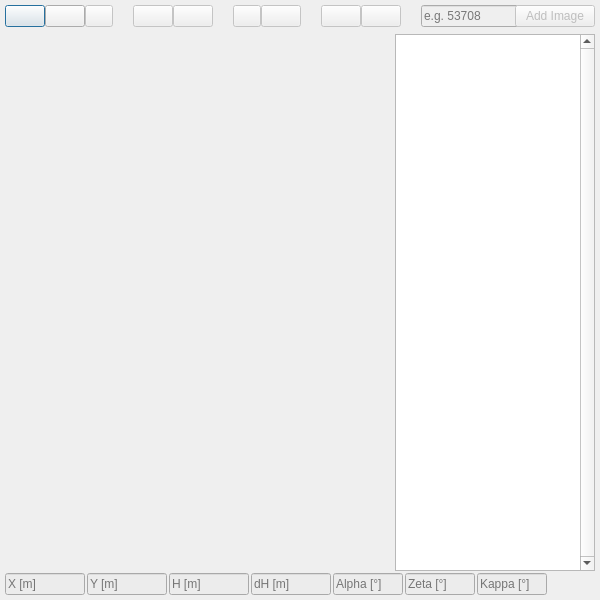
<?xml version="1.0" encoding="UTF-8"?>
<ui version="4.0">
 <class>MonoPlotDialogBase</class>
 <widget class="QDialog" name="MonoPlotDialogBase">
  <property name="enabled">
   <bool>true</bool>
  </property>
  <property name="geometry">
   <rect>
    <x>0</x>
    <y>0</y>
    <width>600</width>
    <height>600</height>
   </rect>
  </property>
  <property name="minimumSize">
   <size>
    <width>600</width>
    <height>600</height>
   </size>
  </property>
  <property name="contextMenuPolicy">
   <enum>Qt::DefaultContextMenu</enum>
  </property>
  <property name="windowTitle">
   <string>SEHAG Monoplot</string>
  </property>
  <property name="windowIcon">
   <iconset>
    <normaloff>:/plugins/monoplot/gfx/icon/icon.png</normaloff>:/plugins/monoplot/gfx/icon/icon.png</iconset>
  </property>
  <layout class="QVBoxLayout" name="verticalLayout">
   <property name="spacing">
    <number>2</number>
   </property>
   <property name="leftMargin">
    <number>5</number>
   </property>
   <property name="topMargin">
    <number>5</number>
   </property>
   <property name="rightMargin">
    <number>5</number>
   </property>
   <property name="bottomMargin">
    <number>5</number>
   </property>
   <item>
    <layout class="QHBoxLayout" name="horizontalLayout_2">
     <property name="spacing">
      <number>0</number>
     </property>
     <item>
      <widget class="QPushButton" name="btn_new">
       <property name="toolTip">
        <string>Create new project</string>
       </property>
       <property name="statusTip">
        <string/>
       </property>
       <property name="whatsThis">
        <string/>
       </property>
       <property name="text">
        <string/>
       </property>
       <property name="icon">
        <iconset resource="../resources.qrc">
         <normaloff>:/newPrefix/gfx/icon/mActionFileNew.png</normaloff>:/newPrefix/gfx/icon/mActionFileNew.png</iconset>
       </property>
      </widget>
     </item>
     <item>
      <widget class="QPushButton" name="btn_load">
       <property name="toolTip">
        <string>Load project</string>
       </property>
       <property name="whatsThis">
        <string/>
       </property>
       <property name="accessibleName">
        <string/>
       </property>
       <property name="text">
        <string/>
       </property>
       <property name="icon">
        <iconset resource="../resources.qrc">
         <normaloff>:/newPrefix/gfx/icon/mActionFileOpen.png</normaloff>:/newPrefix/gfx/icon/mActionFileOpen.png</iconset>
       </property>
      </widget>
     </item>
     <item>
      <widget class="QPushButton" name="btn_add_images">
       <property name="enabled">
        <bool>false</bool>
       </property>
       <property name="maximumSize">
        <size>
         <width>28</width>
         <height>24</height>
        </size>
       </property>
       <property name="text">
        <string/>
       </property>
       <property name="icon">
        <iconset resource="../resources.qrc">
         <normaloff>:/newPrefix/gfx/icon/mActionAddImage.png</normaloff>:/newPrefix/gfx/icon/mActionAddImage.png</iconset>
       </property>
       <property name="iconSize">
        <size>
         <width>20</width>
         <height>20</height>
        </size>
       </property>
      </widget>
     </item>
     <item>
      <spacer name="horizontalSpacer_3">
       <property name="orientation">
        <enum>Qt::Horizontal</enum>
       </property>
       <property name="sizeType">
        <enum>QSizePolicy::Fixed</enum>
       </property>
       <property name="sizeHint" stdset="0">
        <size>
         <width>20</width>
         <height>20</height>
        </size>
       </property>
      </spacer>
     </item>
     <item>
      <widget class="QPushButton" name="btn_pan">
       <property name="enabled">
        <bool>false</bool>
       </property>
       <property name="text">
        <string/>
       </property>
       <property name="icon">
        <iconset resource="../resources.qrc">
         <normaloff>:/newPrefix/gfx/icon/mActionPan.png</normaloff>:/newPrefix/gfx/icon/mActionPan.png</iconset>
       </property>
       <property name="checkable">
        <bool>true</bool>
       </property>
       <property name="checked">
        <bool>false</bool>
       </property>
      </widget>
     </item>
     <item>
      <widget class="QPushButton" name="btn_extent">
       <property name="enabled">
        <bool>false</bool>
       </property>
       <property name="text">
        <string/>
       </property>
       <property name="icon">
        <iconset resource="../resources.qrc">
         <normaloff>:/newPrefix/gfx/icon/mActionZoomFullExtent.png</normaloff>:/newPrefix/gfx/icon/mActionZoomFullExtent.png</iconset>
       </property>
      </widget>
     </item>
     <item>
      <spacer name="horizontalSpacer_4">
       <property name="orientation">
        <enum>Qt::Horizontal</enum>
       </property>
       <property name="sizeType">
        <enum>QSizePolicy::Fixed</enum>
       </property>
       <property name="sizeHint" stdset="0">
        <size>
         <width>20</width>
         <height>20</height>
        </size>
       </property>
      </spacer>
     </item>
     <item>
      <widget class="QPushButton" name="btn_oritool">
       <property name="enabled">
        <bool>false</bool>
       </property>
       <property name="maximumSize">
        <size>
         <width>28</width>
         <height>24</height>
        </size>
       </property>
       <property name="text">
        <string/>
       </property>
       <property name="icon">
        <iconset resource="../resources.qrc">
         <normaloff>:/newPrefix/gfx/icon/mActionCapturePoint.png</normaloff>:/newPrefix/gfx/icon/mActionCapturePoint.png</iconset>
       </property>
       <property name="checkable">
        <bool>true</bool>
       </property>
      </widget>
     </item>
     <item>
      <spacer name="horizontalSpacer">
       <property name="orientation">
        <enum>Qt::Horizontal</enum>
       </property>
       <property name="sizeType">
        <enum>QSizePolicy::Maximum</enum>
       </property>
       <property name="sizeHint" stdset="0">
        <size>
         <width>20</width>
         <height>20</height>
        </size>
       </property>
      </spacer>
     </item>
     <item>
      <widget class="QPushButton" name="btn_monotool">
       <property name="enabled">
        <bool>false</bool>
       </property>
       <property name="toolTip">
        <string>Add new polyline</string>
       </property>
       <property name="text">
        <string/>
       </property>
       <property name="icon">
        <iconset resource="../resources.qrc">
         <normaloff>:/newPrefix/gfx/icon/mActionAddPolyline.png</normaloff>:/newPrefix/gfx/icon/mActionAddPolyline.png</iconset>
       </property>
       <property name="checkable">
        <bool>true</bool>
       </property>
       <property name="checked">
        <bool>false</bool>
       </property>
      </widget>
     </item>
     <item>
      <spacer name="horizontalSpacer_6">
       <property name="orientation">
        <enum>Qt::Horizontal</enum>
       </property>
       <property name="sizeType">
        <enum>QSizePolicy::Fixed</enum>
       </property>
       <property name="sizeHint" stdset="0">
        <size>
         <width>20</width>
         <height>20</height>
        </size>
       </property>
      </spacer>
     </item>
     <item>
      <widget class="QPushButton" name="btn_select">
       <property name="enabled">
        <bool>false</bool>
       </property>
       <property name="text">
        <string/>
       </property>
       <property name="icon">
        <iconset resource="../resources.qrc">
         <normaloff>:/newPrefix/gfx/icon/mActionSelectRectangle.png</normaloff>:/newPrefix/gfx/icon/mActionSelectRectangle.png</iconset>
       </property>
       <property name="checkable">
        <bool>true</bool>
       </property>
      </widget>
     </item>
     <item>
      <widget class="QPushButton" name="btn_vertex">
       <property name="enabled">
        <bool>false</bool>
       </property>
       <property name="text">
        <string/>
       </property>
       <property name="icon">
        <iconset resource="../resources.qrc">
         <normaloff>:/newPrefix/gfx/icon/mActionVertexToolActiveLayer.png</normaloff>:/newPrefix/gfx/icon/mActionVertexToolActiveLayer.png</iconset>
       </property>
       <property name="checkable">
        <bool>true</bool>
       </property>
      </widget>
     </item>
     <item>
      <spacer name="verticalSpacer_3">
       <property name="orientation">
        <enum>Qt::Vertical</enum>
       </property>
       <property name="sizeType">
        <enum>QSizePolicy::Fixed</enum>
       </property>
       <property name="sizeHint" stdset="0">
        <size>
         <width>20</width>
         <height>20</height>
        </size>
       </property>
      </spacer>
     </item>
     <item>
      <spacer name="horizontalSpacer_2">
       <property name="orientation">
        <enum>Qt::Horizontal</enum>
       </property>
       <property name="sizeHint" stdset="0">
        <size>
         <width>30</width>
         <height>20</height>
        </size>
       </property>
      </spacer>
     </item>
     <item>
      <widget class="QLineEdit" name="line_id">
       <property name="enabled">
        <bool>false</bool>
       </property>
       <property name="sizePolicy">
        <sizepolicy hsizetype="Fixed" vsizetype="Fixed">
         <horstretch>0</horstretch>
         <verstretch>0</verstretch>
        </sizepolicy>
       </property>
       <property name="minimumSize">
        <size>
         <width>120</width>
         <height>0</height>
        </size>
       </property>
       <property name="maximumSize">
        <size>
         <width>120</width>
         <height>16777215</height>
        </size>
       </property>
       <property name="text">
        <string/>
       </property>
       <property name="placeholderText">
        <string>e.g. 53708</string>
       </property>
       <property name="clearButtonEnabled">
        <bool>true</bool>
       </property>
      </widget>
     </item>
     <item>
      <widget class="QPushButton" name="btn_load_mono3d">
       <property name="enabled">
        <bool>false</bool>
       </property>
       <property name="sizePolicy">
        <sizepolicy hsizetype="Fixed" vsizetype="Fixed">
         <horstretch>0</horstretch>
         <verstretch>0</verstretch>
        </sizepolicy>
       </property>
       <property name="text">
        <string>Add Image</string>
       </property>
      </widget>
     </item>
    </layout>
   </item>
   <item>
    <spacer name="verticalSpacer">
     <property name="orientation">
      <enum>Qt::Vertical</enum>
     </property>
     <property name="sizeType">
      <enum>QSizePolicy::Fixed</enum>
     </property>
     <property name="sizeHint" stdset="0">
      <size>
       <width>20</width>
       <height>5</height>
      </size>
     </property>
    </spacer>
   </item>
   <item>
    <layout class="QHBoxLayout" name="horizontalLayout">
     <property name="spacing">
      <number>2</number>
     </property>
     <property name="sizeConstraint">
      <enum>QLayout::SetFixedSize</enum>
     </property>
     <property name="rightMargin">
      <number>221</number>
     </property>
    </layout>
   </item>
   <item>
    <layout class="QHBoxLayout" name="horizontalLayout_3">
     <item>
      <widget class="QgsMapCanvas" name="ImageCanvas" native="true">
       <property name="sizePolicy">
        <sizepolicy hsizetype="Expanding" vsizetype="Expanding">
         <horstretch>0</horstretch>
         <verstretch>0</verstretch>
        </sizepolicy>
       </property>
      </widget>
     </item>
     <item>
      <widget class="QTreeWidget" name="ImageTree">
       <property name="sizePolicy">
        <sizepolicy hsizetype="Fixed" vsizetype="Expanding">
         <horstretch>0</horstretch>
         <verstretch>0</verstretch>
        </sizepolicy>
       </property>
       <property name="minimumSize">
        <size>
         <width>0</width>
         <height>0</height>
        </size>
       </property>
       <property name="maximumSize">
        <size>
         <width>200</width>
         <height>16777215</height>
        </size>
       </property>
       <property name="contextMenuPolicy">
        <enum>Qt::CustomContextMenu</enum>
       </property>
       <property name="styleSheet">
        <string notr="true">QTreeWidget::branch:has-children:open {
	image: None;
}

/*QTreeWidget::item:has-children{
	padding-left: 1px;
	padding-left: -10px;
}*/

QTreeWidget::item:!has-children{
	image: None;
	/*padding-left: 21px;*/
}</string>
       </property>
       <property name="verticalScrollBarPolicy">
        <enum>Qt::ScrollBarAlwaysOn</enum>
       </property>
       <property name="horizontalScrollBarPolicy">
        <enum>Qt::ScrollBarAlwaysOff</enum>
       </property>
       <property name="sizeAdjustPolicy">
        <enum>QAbstractScrollArea::AdjustIgnored</enum>
       </property>
       <property name="alternatingRowColors">
        <bool>true</bool>
       </property>
       <property name="indentation">
        <number>15</number>
       </property>
       <property name="itemsExpandable">
        <bool>false</bool>
       </property>
       <property name="allColumnsShowFocus">
        <bool>true</bool>
       </property>
       <property name="columnCount">
        <number>1</number>
       </property>
       <attribute name="headerVisible">
        <bool>false</bool>
       </attribute>
       <attribute name="headerDefaultSectionSize">
        <number>50</number>
       </attribute>
       <attribute name="headerStretchLastSection">
        <bool>true</bool>
       </attribute>
       <column>
        <property name="text">
         <string/>
        </property>
       </column>
      </widget>
     </item>
    </layout>
   </item>
   <item>
    <layout class="QHBoxLayout" name="horizontalLayout_4">
     <item>
      <widget class="QLineEdit" name="line_cam_x">
       <property name="sizePolicy">
        <sizepolicy hsizetype="Expanding" vsizetype="Fixed">
         <horstretch>0</horstretch>
         <verstretch>0</verstretch>
        </sizepolicy>
       </property>
       <property name="minimumSize">
        <size>
         <width>75</width>
         <height>0</height>
        </size>
       </property>
       <property name="maximumSize">
        <size>
         <width>80</width>
         <height>16777215</height>
        </size>
       </property>
       <property name="focusPolicy">
        <enum>Qt::NoFocus</enum>
       </property>
       <property name="contextMenuPolicy">
        <enum>Qt::NoContextMenu</enum>
       </property>
       <property name="toolTip">
        <string>Easting</string>
       </property>
       <property name="styleSheet">
        <string notr="true">background-color: rgb(236, 236, 236);</string>
       </property>
       <property name="text">
        <string/>
       </property>
       <property name="frame">
        <bool>true</bool>
       </property>
       <property name="dragEnabled">
        <bool>false</bool>
       </property>
       <property name="readOnly">
        <bool>true</bool>
       </property>
       <property name="placeholderText">
        <string>X [m]</string>
       </property>
       <property name="clearButtonEnabled">
        <bool>false</bool>
       </property>
      </widget>
     </item>
     <item>
      <widget class="QLineEdit" name="line_cam_y">
       <property name="sizePolicy">
        <sizepolicy hsizetype="Expanding" vsizetype="Fixed">
         <horstretch>0</horstretch>
         <verstretch>0</verstretch>
        </sizepolicy>
       </property>
       <property name="minimumSize">
        <size>
         <width>75</width>
         <height>0</height>
        </size>
       </property>
       <property name="maximumSize">
        <size>
         <width>80</width>
         <height>16777215</height>
        </size>
       </property>
       <property name="focusPolicy">
        <enum>Qt::NoFocus</enum>
       </property>
       <property name="contextMenuPolicy">
        <enum>Qt::NoContextMenu</enum>
       </property>
       <property name="toolTip">
        <string>Northing</string>
       </property>
       <property name="styleSheet">
        <string notr="true">background-color: rgb(236, 236, 236);</string>
       </property>
       <property name="text">
        <string/>
       </property>
       <property name="readOnly">
        <bool>true</bool>
       </property>
       <property name="placeholderText">
        <string>Y [m]</string>
       </property>
       <property name="clearButtonEnabled">
        <bool>false</bool>
       </property>
      </widget>
     </item>
     <item>
      <widget class="QLineEdit" name="line_cam_h">
       <property name="sizePolicy">
        <sizepolicy hsizetype="Expanding" vsizetype="Fixed">
         <horstretch>0</horstretch>
         <verstretch>0</verstretch>
        </sizepolicy>
       </property>
       <property name="minimumSize">
        <size>
         <width>50</width>
         <height>0</height>
        </size>
       </property>
       <property name="maximumSize">
        <size>
         <width>80</width>
         <height>16777215</height>
        </size>
       </property>
       <property name="focusPolicy">
        <enum>Qt::NoFocus</enum>
       </property>
       <property name="contextMenuPolicy">
        <enum>Qt::NoContextMenu</enum>
       </property>
       <property name="toolTip">
        <string>Height</string>
       </property>
       <property name="styleSheet">
        <string notr="true">background-color: rgb(236, 236, 236);</string>
       </property>
       <property name="text">
        <string/>
       </property>
       <property name="readOnly">
        <bool>true</bool>
       </property>
       <property name="placeholderText">
        <string>H [m]</string>
       </property>
      </widget>
     </item>
     <item>
      <widget class="QLineEdit" name="line_cam_dh">
       <property name="minimumSize">
        <size>
         <width>50</width>
         <height>0</height>
        </size>
       </property>
       <property name="maximumSize">
        <size>
         <width>80</width>
         <height>16777215</height>
        </size>
       </property>
       <property name="focusPolicy">
        <enum>Qt::NoFocus</enum>
       </property>
       <property name="contextMenuPolicy">
        <enum>Qt::NoContextMenu</enum>
       </property>
       <property name="toolTip">
        <string>Height above ground</string>
       </property>
       <property name="styleSheet">
        <string notr="true">background-color: rgb(236, 236, 236);</string>
       </property>
       <property name="text">
        <string/>
       </property>
       <property name="readOnly">
        <bool>true</bool>
       </property>
       <property name="placeholderText">
        <string>dH [m]</string>
       </property>
      </widget>
     </item>
     <item>
      <widget class="QLineEdit" name="line_cam_alpha">
       <property name="sizePolicy">
        <sizepolicy hsizetype="Expanding" vsizetype="Fixed">
         <horstretch>0</horstretch>
         <verstretch>0</verstretch>
        </sizepolicy>
       </property>
       <property name="minimumSize">
        <size>
         <width>50</width>
         <height>0</height>
        </size>
       </property>
       <property name="maximumSize">
        <size>
         <width>70</width>
         <height>16777215</height>
        </size>
       </property>
       <property name="focusPolicy">
        <enum>Qt::NoFocus</enum>
       </property>
       <property name="contextMenuPolicy">
        <enum>Qt::NoContextMenu</enum>
       </property>
       <property name="toolTip">
        <string>Alpha</string>
       </property>
       <property name="styleSheet">
        <string notr="true">background-color: rgb(236, 236, 236);</string>
       </property>
       <property name="text">
        <string/>
       </property>
       <property name="readOnly">
        <bool>true</bool>
       </property>
       <property name="placeholderText">
        <string>Alpha [°]</string>
       </property>
      </widget>
     </item>
     <item>
      <widget class="QLineEdit" name="line_cam_zeta">
       <property name="minimumSize">
        <size>
         <width>50</width>
         <height>0</height>
        </size>
       </property>
       <property name="maximumSize">
        <size>
         <width>70</width>
         <height>16777215</height>
        </size>
       </property>
       <property name="focusPolicy">
        <enum>Qt::NoFocus</enum>
       </property>
       <property name="contextMenuPolicy">
        <enum>Qt::NoContextMenu</enum>
       </property>
       <property name="toolTip">
        <string>Zeta</string>
       </property>
       <property name="styleSheet">
        <string notr="true">background-color: rgb(236, 236, 236);</string>
       </property>
       <property name="text">
        <string/>
       </property>
       <property name="placeholderText">
        <string>Zeta [°]</string>
       </property>
      </widget>
     </item>
     <item>
      <widget class="QLineEdit" name="line_cam_kappa">
       <property name="minimumSize">
        <size>
         <width>50</width>
         <height>0</height>
        </size>
       </property>
       <property name="maximumSize">
        <size>
         <width>70</width>
         <height>50</height>
        </size>
       </property>
       <property name="focusPolicy">
        <enum>Qt::NoFocus</enum>
       </property>
       <property name="contextMenuPolicy">
        <enum>Qt::NoContextMenu</enum>
       </property>
       <property name="toolTip">
        <string>Kappa</string>
       </property>
       <property name="styleSheet">
        <string notr="true">background-color: rgb(236, 236, 236);</string>
       </property>
       <property name="text">
        <string/>
       </property>
       <property name="placeholderText">
        <string>Kappa [°]</string>
       </property>
      </widget>
     </item>
     <item>
      <spacer name="horizontalSpacer_9">
       <property name="orientation">
        <enum>Qt::Horizontal</enum>
       </property>
       <property name="sizeType">
        <enum>QSizePolicy::Expanding</enum>
       </property>
       <property name="sizeHint" stdset="0">
        <size>
         <width>13</width>
         <height>20</height>
        </size>
       </property>
      </spacer>
     </item>
    </layout>
   </item>
  </layout>
 </widget>
 <customwidgets>
  <customwidget>
   <class>QgsMapCanvas</class>
   <extends>QWidget</extends>
   <header>qgis.gui</header>
   <container>1</container>
  </customwidget>
 </customwidgets>
 <resources>
  <include location="../resources.qrc"/>
 </resources>
 <connections/>
</ui>
